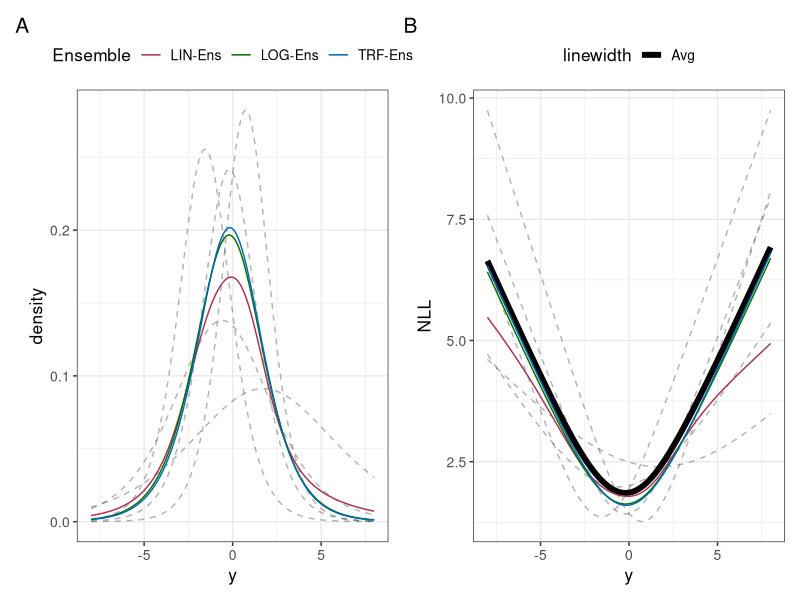
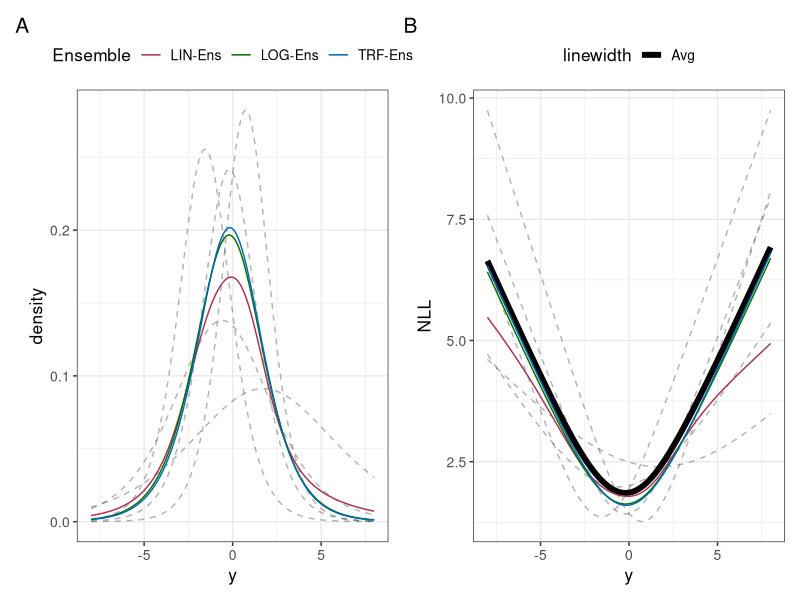

The R script that drew these images, in order:
# Produce Figure 3
# Lucas Kook
# Feb 2022

set.seed(1)

# Dependencies ------------------------------------------------------------

library(tidyverse)
library(patchwork)
theme_set(
  theme_bw() +
    theme(legend.position = "top", text = element_text(size = 12.5))
)

# FUNs --------------------------------------------------------------------

h <- function(y, theta) y %*% theta
pZ <- function(z) plogis(z)
dZ <- function(z) dlogis(z)
hp <- function(dy, theta) dy %*% theta
cols <- colorspace::qualitative_hcl(n = 3, l = 40)
names(cols) <- c("LIN", "LOG", "TRF")
labs <- c("LIN-Ens", "LOG-Ens", "TRF-Ens")

# Data --------------------------------------------------------------------

res <- 1e3
ys <- seq(-8, 8, length.out = res)

thetas <- matrix(rnorm(2 * 5), ncol = 2)
thetas[, 2] <- log(1 + exp(thetas[, 2]))

y <- cbind(1, ys)
dy <- cbind(0, rep(1, length(ys)))

probs <- pZ(h(y, t(thetas)))
dens <- dZ(h(y, t(thetas))) * hp(dy, t(thetas))

# Linear ensemble
pcensemble <- apply(probs, 1, mean)
censemble <- apply(dens, 1, mean)

# Transformation ensemble
mth <- apply(thetas, 2, mean)
iensemble <- c(dZ(h(y, mth)) * hp(dy, mth))
piensemble <- c(pZ(h(y, mth)))

# Mean NLL
mNLL <- exp(rowMeans(log(dens)))

# log-linear ensemble
lensemble <- mNLL / sum(mNLL * diff(ys)[1])
plensemble <- cumsum(mNLL) / max(cumsum(mNLL))

edat <- data.frame(
  y = ys,
  LIN = censemble,
  TRF = iensemble,
  LOG = lensemble,
  Avg = mNLL
) %>%
  gather("method", "value", LIN, TRF, LOG)

adat <- data.frame(y = ys, value = mNLL)

mdat <- data.frame(
  y = ys,
  dens = dens
) %>%
  gather("member", "value", dens.1:dens.5)

p1 <- ggplot(edat,
       aes(x = y, y = value, color = method, group = method)) +
  geom_line(aes(x = y, y = value, group = member), data = mdat,
            inherit.aes = FALSE, alpha = 0.3, linetype = 2) +
  geom_line() +
  labs(x = "y", y = "density", color = "Ensemble") +
  scale_color_manual(values = cols, labels = labs)

p2 <- ggplot(edat, aes(x = y, y = -log(value), color = method, group = method)) +
  geom_line(aes(x = y, y = -log(value), group = member), data = mdat,
            inherit.aes = FALSE, alpha = 0.3, linetype = 2) +
  geom_line(aes(x = y, y = -log(value), lwd = "Avg"), data = adat,
            inherit.aes = FALSE, alpha = 1, linetype = 1) +
  geom_line(show.legend = FALSE) +
  labs(x = "y", y = "NLL", color = "Ensemble", size = "") +
  scale_size_manual(values = c("Avg" = 0.7)) +
  scale_color_manual(values = cols, labels = labs)

(p1 + labs(tag = "A")) + (p2 + labs(tag = "B"))
ggsave("figure3.pdf", height = 4, width = 9)
